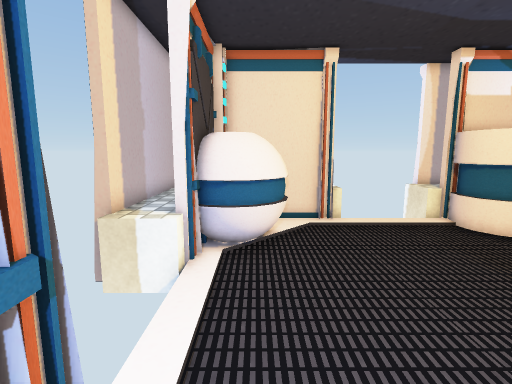
[1] (above)

16 first-person views from a walk through a Unity game level. The camera is 1.5 m above the floor, tilts 8° down and sees 85° across. Doors are open. The floor is counted in squares, 0.5 m on a side. Each view is taken from the middle of a square. On the plan, view 1 faces up. The plan holds only what a view shows up to about 20 squares ahead; the rest is blank. The player is left out. Some surface patterns are stand-ins.

[2]
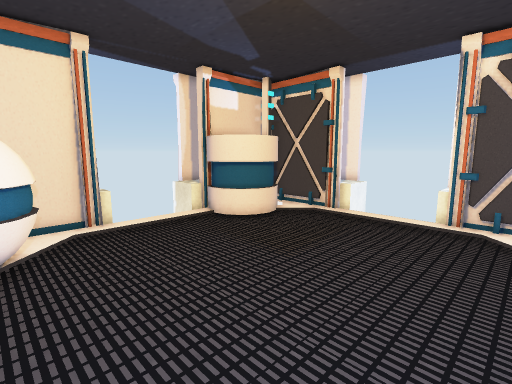

[3]
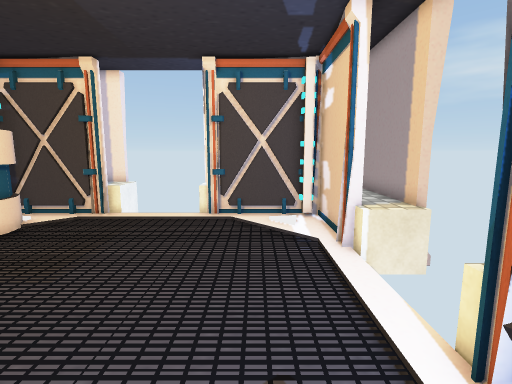

[4]
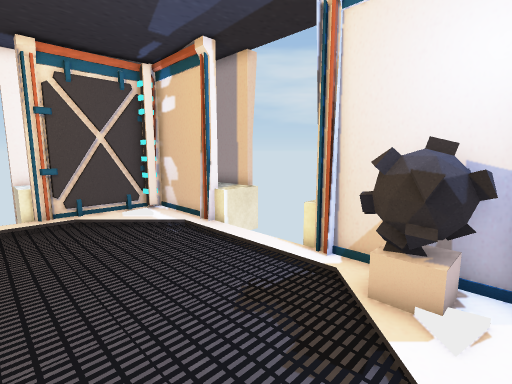

[5]
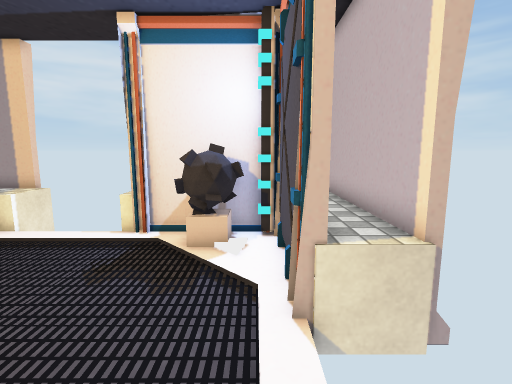

[6]
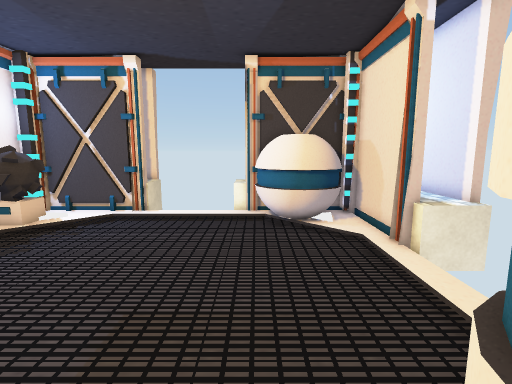

[7]
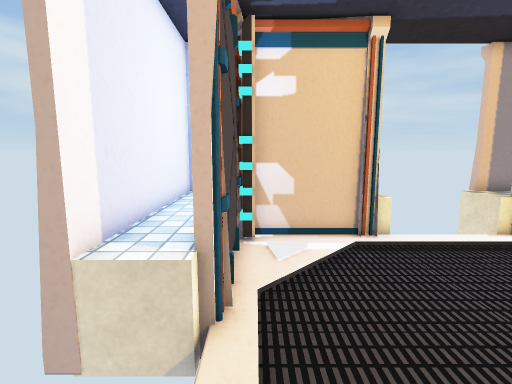

[8]
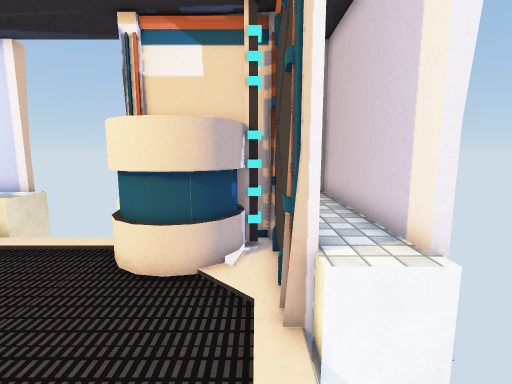

[9]
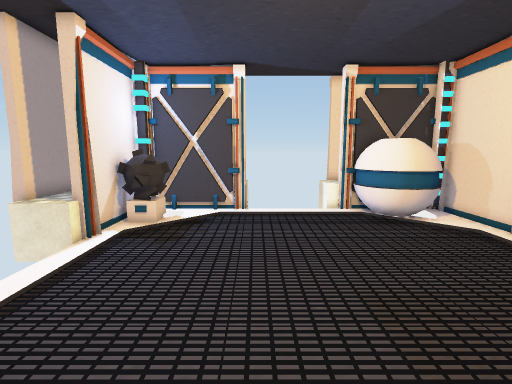

[10]
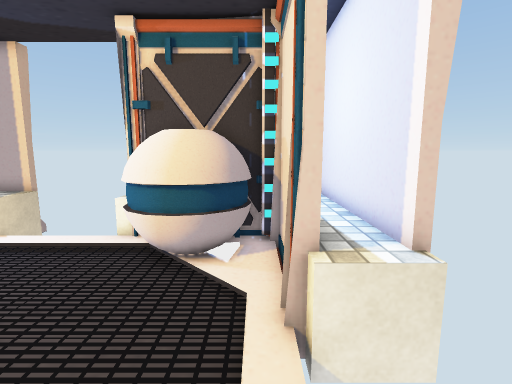

[11]
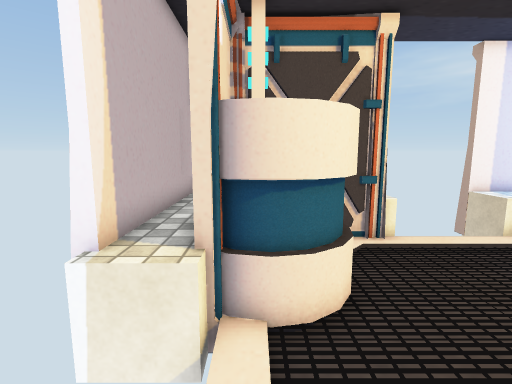

[12]
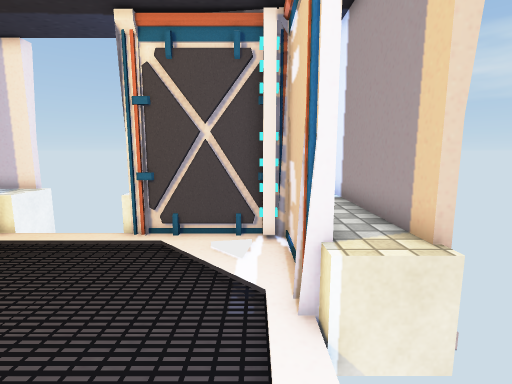

[13]
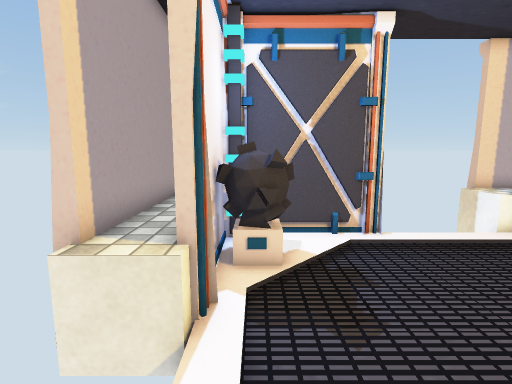

[14]
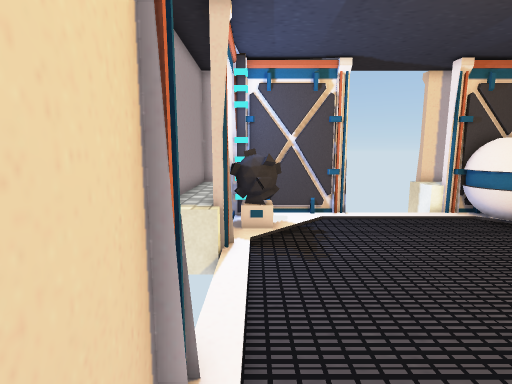

[15]
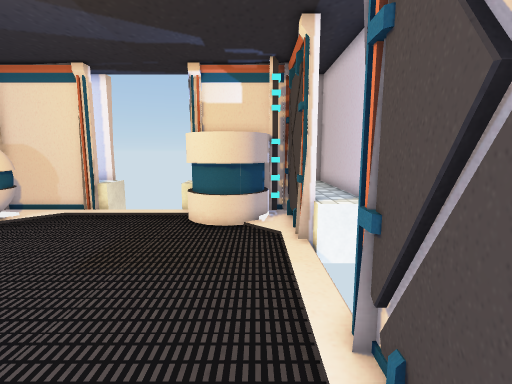

[16]
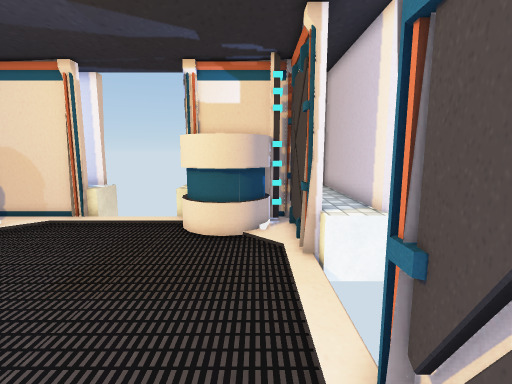

### Floor plan
Key: @ floor where view 1 was taken; # wall or solid block; . floor; D closed door; C cube; O other object.
Columns run from 4 left of view 1 to 16 right of it. Each row starts with its distance up from view 1.
 15  ######DCD DCD#######
 14  OOCCCCCCD DCCCCCCOO#
 13 #O#C#C#CCDDDCDO OC#C#
 12 #O#OO........O  O##C#
 11 #COOOO.......O  OO#C#
 10 #C  OO.......OOOO #C#
  9 #COOOO........... #C#
  8 DCDOO............ DCD
  7 CCC...............CCC
  6 DDD...............DDD
  5   D...............D
  4 DDD...............DDD
  3 DCD...............CCD
  2 DCD.............. DCD
  1 #C#.............. #C#
  0 #C#.@.............#C#
 -1 #O#.OO............#C#
 -2 #O##OOO..........##C#
 -3 #O#####DCDDDCD#####C#
 -4 #OOOOCCCCD DCCCCCOOO#
 -5 #O#O#C#CCD DCC#C#O#O#

Where each view was taken, in squares from view 1:
view 1: 0 up, 0 right, facing up
view 2: 0 up, 0 right, facing up-right
view 3: 0 up, 0 right, facing right
view 4: 4 up, 1 left, facing down-right
view 5: 7 up, 1 left, facing down
view 6: 8 up, 12 right, facing left
view 7: 7 up, 13 right, facing down
view 8: 3 up, 13 right, facing up
view 9: 3 up, 13 right, facing left
view 10: 12 up, 8 right, facing left
view 11: 12 up, 4 right, facing right
view 12: 2 down, 4 right, facing right
view 13: 2 down, 8 right, facing left
view 14: 2 down, 12 right, facing left
view 15: 2 down, 12 right, facing up
view 16: 1 down, 12 right, facing up
